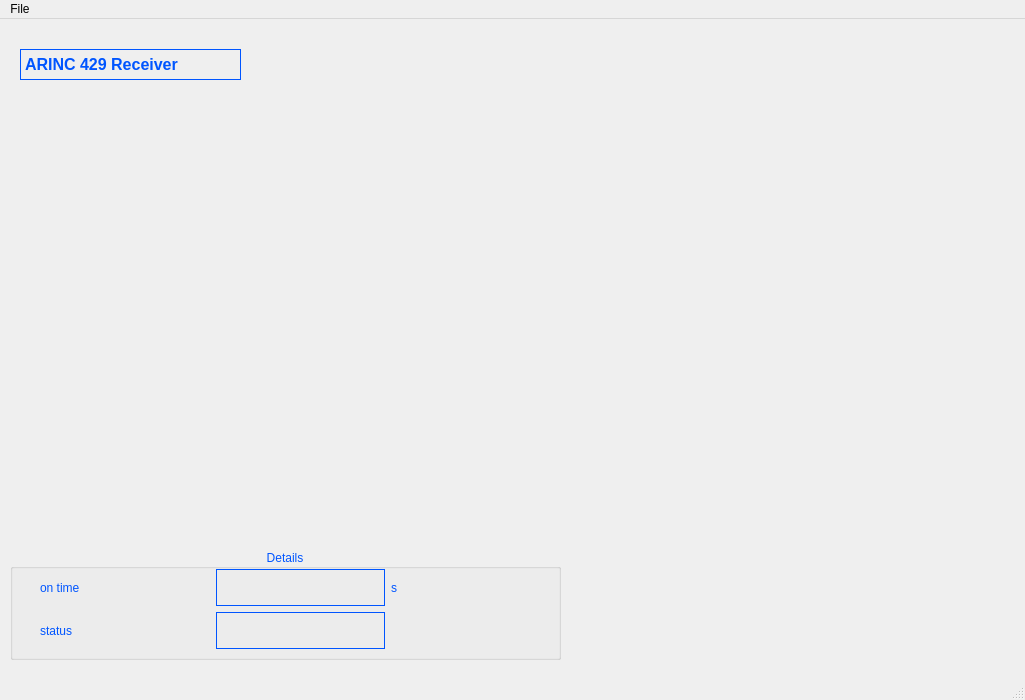
<?xml version="1.0" encoding="UTF-8"?>
<ui version="4.0">
 <class>MainWindow</class>
 <widget class="QMainWindow" name="MainWindow">
  <property name="geometry">
   <rect>
    <x>0</x>
    <y>0</y>
    <width>1025</width>
    <height>700</height>
   </rect>
  </property>
  <property name="windowTitle">
   <string>MainWindow</string>
  </property>
  <widget class="QWidget" name="centralwidget">
   <widget class="QLabel" name="label">
    <property name="geometry">
     <rect>
      <x>20</x>
      <y>30</y>
      <width>221</width>
      <height>31</height>
     </rect>
    </property>
    <property name="palette">
     <palette>
      <active>
       <colorrole role="WindowText">
        <brush brushstyle="SolidPattern">
         <color alpha="255">
          <red>0</red>
          <green>85</green>
          <blue>255</blue>
         </color>
        </brush>
       </colorrole>
      </active>
      <inactive>
       <colorrole role="WindowText">
        <brush brushstyle="SolidPattern">
         <color alpha="255">
          <red>0</red>
          <green>85</green>
          <blue>255</blue>
         </color>
        </brush>
       </colorrole>
      </inactive>
      <disabled>
       <colorrole role="WindowText">
        <brush brushstyle="SolidPattern">
         <color alpha="255">
          <red>120</red>
          <green>120</green>
          <blue>120</blue>
         </color>
        </brush>
       </colorrole>
      </disabled>
     </palette>
    </property>
    <property name="font">
     <font>
      <family>Arial</family>
      <pointsize>12</pointsize>
      <weight>75</weight>
      <bold>true</bold>
      <stylestrategy>PreferAntialias</stylestrategy>
     </font>
    </property>
    <property name="autoFillBackground">
     <bool>true</bool>
    </property>
    <property name="frameShape">
     <enum>QFrame::Box</enum>
    </property>
    <property name="text">
     <string>ARINC 429 Receiver</string>
    </property>
   </widget>
   <widget class="QGroupBox" name="groupBox">
    <property name="geometry">
     <rect>
      <x>10</x>
      <y>530</y>
      <width>551</width>
      <height>111</height>
     </rect>
    </property>
    <property name="palette">
     <palette>
      <active>
       <colorrole role="WindowText">
        <brush brushstyle="SolidPattern">
         <color alpha="255">
          <red>0</red>
          <green>85</green>
          <blue>255</blue>
         </color>
        </brush>
       </colorrole>
      </active>
      <inactive>
       <colorrole role="WindowText">
        <brush brushstyle="SolidPattern">
         <color alpha="255">
          <red>0</red>
          <green>85</green>
          <blue>255</blue>
         </color>
        </brush>
       </colorrole>
      </inactive>
      <disabled>
       <colorrole role="WindowText">
        <brush brushstyle="SolidPattern">
         <color alpha="255">
          <red>120</red>
          <green>120</green>
          <blue>120</blue>
         </color>
        </brush>
       </colorrole>
      </disabled>
     </palette>
    </property>
    <property name="title">
     <string>Details</string>
    </property>
    <property name="alignment">
     <set>Qt::AlignCenter</set>
    </property>
    <widget class="QWidget" name="gridLayoutWidget">
     <property name="geometry">
      <rect>
       <x>30</x>
       <y>20</y>
       <width>521</width>
       <height>80</height>
      </rect>
     </property>
     <layout class="QGridLayout" name="gridLayout">
      <item row="0" column="0">
       <widget class="QLabel" name="label_2">
        <property name="text">
         <string>on time</string>
        </property>
       </widget>
      </item>
      <item row="1" column="1">
       <widget class="QLabel" name="lbl_ontime_2">
        <property name="frameShape">
         <enum>QFrame::Box</enum>
        </property>
        <property name="text">
         <string/>
        </property>
       </widget>
      </item>
      <item row="0" column="2">
       <widget class="QLabel" name="label_4">
        <property name="text">
         <string>s</string>
        </property>
       </widget>
      </item>
      <item row="1" column="0">
       <widget class="QLabel" name="label_3">
        <property name="text">
         <string>status</string>
        </property>
       </widget>
      </item>
      <item row="0" column="1">
       <widget class="QLabel" name="lbl_ontime">
        <property name="frameShape">
         <enum>QFrame::Box</enum>
        </property>
        <property name="text">
         <string/>
        </property>
       </widget>
      </item>
     </layout>
    </widget>
   </widget>
  </widget>
  <widget class="QMenuBar" name="menubar">
   <property name="geometry">
    <rect>
     <x>0</x>
     <y>0</y>
     <width>1025</width>
     <height>26</height>
    </rect>
   </property>
   <widget class="QMenu" name="menuFile">
    <property name="title">
     <string>File</string>
    </property>
    <addaction name="separator"/>
    <addaction name="actionExit"/>
   </widget>
   <addaction name="menuFile"/>
  </widget>
  <widget class="QStatusBar" name="statusbar"/>
  <action name="actionExit">
   <property name="text">
    <string>Exit</string>
   </property>
  </action>
 </widget>
 <resources/>
 <connections/>
</ui>
